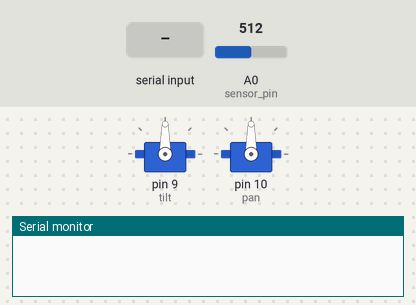
A sketch run on a simulated Arduino Uno, built with avr-gcc and run on an emulated ATmega328P. On the bench: 2 × servo, the last lines printed to the serial monitor. Inputs (shaded band) come from the test bench; at power-on: A0 (sensor_pin) = 512.

Above: at 0.9 s.
1.0 s: "1" received over Serial
At 2.19 s:
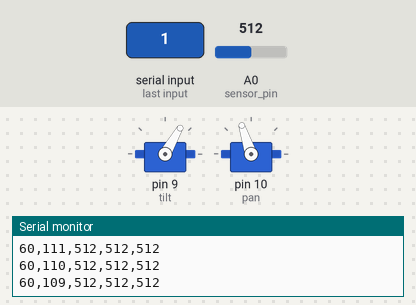
At 6.76 s:
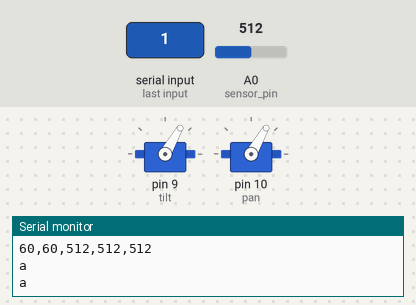
7.0 s: "0" received over Serial
At 13.3 s:
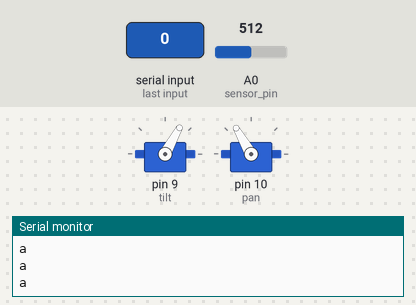
Timing chart, 0 to 14.8 s (numbered marks = the images above; inputs shaded):
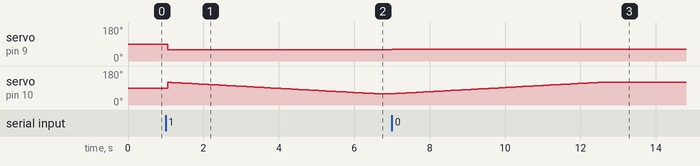

The sketch:

poelab2.ino
```cpp
#include <Servo.h>

Servo tilt;
Servo pan;
byte sensor_pin = A0;

// range of angles for servos
int pan_max = 120;
int pan_min = 60;
int tilt_max = 140;
int tilt_min = 60;
int pan_step = 1;
int tilt_step = 1; // should be odd!

void setup() {
  Serial.begin(9600);
  tilt.attach(9);
  pan.attach(10);
  middle_servos();
  while (wait_for_start() != 1){
    delay(50);
  }
  serialFlush();
}

void loop() {
  for(int tilt_pos = tilt_min; tilt_pos <= tilt_max; tilt_pos += tilt_step) {
    tilt.write(tilt_pos);
    byte odd = tilt_pos % 2;
    // goes from low pan to high pan on odd tilt angles
    if (odd) {
      for(int pan_pos = pan_min; pan_pos <= pan_max; pan_pos += pan_step) {
        pan_and_write(tilt_pos,pan_pos);
      }
    }
    // otherwise high pan to low pan
    else {
      for(int pan_pos = pan_max; pan_pos >= pan_min; pan_pos -= pan_step) {
        pan_and_write(tilt_pos,pan_pos);
      }
    }
    //signals that it has finished one sweep and then waits for python
    while (wait_for_start() != 1){
      delay(50);
      Serial.println('a');
    }
    serialFlush();
  }
  //sends signal to python that it is finished and stalls
  Serial.println('b');
  while(wait_for_start() != 1){
    delay(50);
  }
  serialFlush();
}

void pan_and_write(int tilt_pos,int pan_pos) {
  // pans and then records three readings
  pan.write(pan_pos);
  delay(50);
  int sensorValue1 = analogRead(sensor_pin);
  delay(20);
  int sensorValue2 = analogRead(sensor_pin);
  delay(20);
  int sensorValue3 = analogRead(sensor_pin);
  Serial.print(tilt_pos);
  Serial.print(',');
  Serial.print(pan_pos);
  Serial.print(',');
  Serial.print(sensorValue1);
  Serial.print(',');
  Serial.print(sensorValue2);
  Serial.print(',');
  Serial.println(sensorValue3);
}

void middle_servos() {
  // set servos to neutral positions for calibration
   tilt.write(90);
   pan.write(90);
}

byte wait_for_start() {
  //waits for serial input
   if (Serial.available() > 0) {
     return 1;
   }
   else {
     return 0;
   }
}

void serialFlush() {
  // flushes serial backlog
  while(Serial.available() > 0) {
    char t = Serial.read();
  }
}
```

Measured:
- after the input at 1.0 s, servo on pin 9 (tilt): 90° → 60° after 0.05 s; servo on pin 10 (pan): 90° → 120° after 0.05 s, → 119° 0.09 s later, → 118° 0.09 s later, → 117° 0.09 s later, … (61 changes in this stretch)
- after the input at 7.0 s, servo on pin 9 (tilt): 60° → 61° at once; servo on pin 10 (pan): moves from 60° to 120° over 5.4 s, starting after 0.10 s
